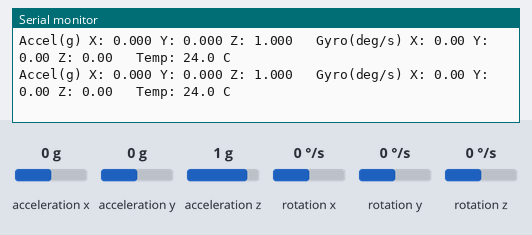
Bench run of a sketch on a simulated Arduino Nano, built with avr-gcc and run on an emulated ATmega328P. Shown: the last lines printed to the serial monitor. Wiring (inferred from the names in the program): MPU-6050 motion sensor at I2C address 0x68. Inputs (shaded band) come from the test bench; at power-on: acceleration x 0 g, acceleration y 0 g, rotation x 0 °/s, acceleration z 1 g, rotation y 0 °/s, rotation z 0 °/s.

Above: at 1.3 s.
1.4 s: acceleration x set to -1.4 g
At 2.0 s:
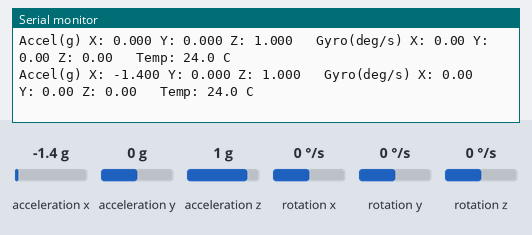
2.9 s: acceleration y set to -1.4 g
At 3.6 s:
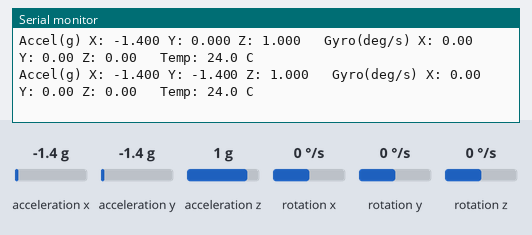
4.4 s: rotation x set to -192 °/s
At 4.4 s:
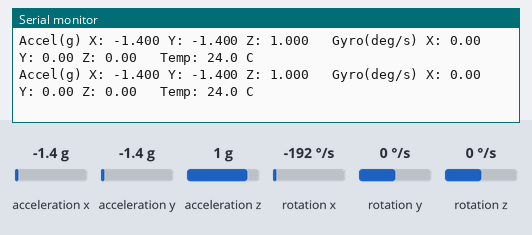
7.5 s: rotation x set to 0 °/s
At 7.9 s:
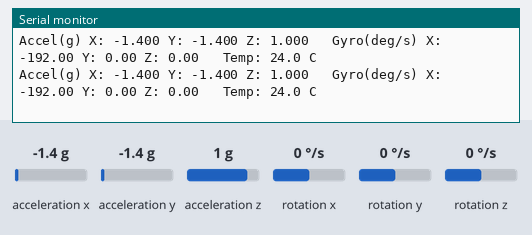
10.6 s: acceleration z set to -1.4 g
At 11.1 s:
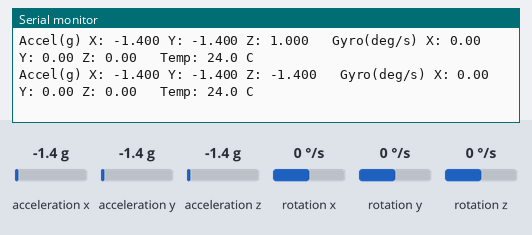

Measured:
- after the input at 1.4 s, the serial monitor: prints a new line after 0.21 s (image 1)
- after the input at 2.9 s, the serial monitor: prints a new line after 0.29 s (image 2)
- after the input at 10.6 s, the serial monitor: prints a new line at once (image 5)

The sketch:

MPU6050_Mega_I2C.ino
```cpp
/*
  MPU6050 (HW-123 / GY-521 breakout) <-> Arduino Mega
  I2C wiring:
    VCC -> 5V (or 3.3V if your board is not 5V tolerant)
    GND -> GND
    SCL -> Mega pin 21
    SDA -> Mega pin 20
    AD0 -> GND   (sets I2C address to 0x68)
    INT -> not connected (not needed for basic polling)
    XDA/XCL -> not connected

  Uses raw register access via Wire, no external library needed.
*/

#include <Wire.h>

const int MPU_ADDR = 0x68;   // 0x69 if AD0 is tied to VCC instead of GND

// Register addresses
const byte REG_PWR_MGMT_1 = 0x6B;
const byte REG_ACCEL_XOUT_H = 0x3B;

void setup() {
  Serial.begin(9600);
  Wire.begin();  // Mega uses pins 20 (SDA) and 21 (SCL) automatically

  // Wake up the MPU6050 (it starts in sleep mode by default)
  Wire.beginTransmission(MPU_ADDR);
  Wire.write(REG_PWR_MGMT_1);
  Wire.write(0x00);
  Wire.endTransmission();

  Serial.println("MPU6050 initialized.");
}

void loop() {
  // Read 14 bytes starting at ACCEL_XOUT_H:
  // Accel X,Y,Z (6 bytes) + Temp (2 bytes) + Gyro X,Y,Z (6 bytes)
  Wire.beginTransmission(MPU_ADDR);
  Wire.write(REG_ACCEL_XOUT_H);
  Wire.endTransmission(false);
  Wire.requestFrom(MPU_ADDR, 14, true);

  if (Wire.available() == 14) {
    int16_t ax = Wire.read() << 8 | Wire.read();
    int16_t ay = Wire.read() << 8 | Wire.read();
    int16_t az = Wire.read() << 8 | Wire.read();
    int16_t rawTemp = Wire.read() << 8 | Wire.read();
    int16_t gx = Wire.read() << 8 | Wire.read();
    int16_t gy = Wire.read() << 8 | Wire.read();
    int16_t gz = Wire.read() << 8 | Wire.read();

    // Convert to real units
    // Default accel range is +/-2g -> divide by 16384 to get g's
    float accelX = ax / 16384.0;
    float accelY = ay / 16384.0;
    float accelZ = az / 16384.0;

    // Default gyro range is +/-250 deg/s -> divide by 131 to get deg/s
    float gyroX = gx / 131.0;
    float gyroY = gy / 131.0;
    float gyroZ = gz / 131.0;

    float tempC = rawTemp / 340.0 + 36.53;

    Serial.print("Accel(g) X: "); Serial.print(accelX, 3);
    Serial.print(" Y: "); Serial.print(accelY, 3);
    Serial.print(" Z: "); Serial.print(accelZ, 3);

    Serial.print("   Gyro(deg/s) X: "); Serial.print(gyroX, 2);
    Serial.print(" Y: "); Serial.print(gyroY, 2);
    Serial.print(" Z: "); Serial.print(gyroZ, 2);

    Serial.print("   Temp: "); Serial.print(tempC, 1);
    Serial.println(" C");
  } else {
    Serial.println("Error: could not read 14 bytes from MPU6050");
  }

  delay(500);  // slow it down so the serial monitor is readable
}
```
